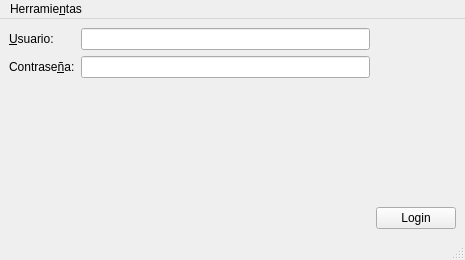
<?xml version="1.0" encoding="UTF-8"?>
<ui version="4.0">
 <class>MainWindow</class>
 <widget class="QMainWindow" name="MainWindow">
  <property name="geometry">
   <rect>
    <x>0</x>
    <y>0</y>
    <width>465</width>
    <height>260</height>
   </rect>
  </property>
  <property name="minimumSize">
   <size>
    <width>0</width>
    <height>0</height>
   </size>
  </property>
  <property name="windowTitle">
   <string>Login</string>
  </property>
  <widget class="QWidget" name="centralwidget">
   <layout class="QGridLayout" name="gridLayout">
    <item row="0" column="1">
     <layout class="QFormLayout" name="formLayout">
      <item row="4" column="1">
       <widget class="QLineEdit" name="lEditContrasena">
        <property name="toolTip">
         <string>&lt;html&gt;&lt;head/&gt;&lt;body&gt;&lt;p&gt;Contraseña de usuario del sistema&lt;/p&gt;&lt;/body&gt;&lt;/html&gt;</string>
        </property>
        <property name="whatsThis">
         <string>Se ingresa el nombre de usuario del sistema. Para tener uno, por favor, contacta con el administrador.</string>
        </property>
        <property name="inputMethodHints">
         <set>Qt::ImhHiddenText|Qt::ImhNoPredictiveText</set>
        </property>
        <property name="maxLength">
         <number>45</number>
        </property>
       </widget>
      </item>
      <item row="4" column="0">
       <widget class="QLabel" name="label_2">
        <property name="toolTip">
         <string>Contraseña del usuario</string>
        </property>
        <property name="text">
         <string>Contrase&amp;ña:</string>
        </property>
        <property name="buddy">
         <cstring>lEditContrasena</cstring>
        </property>
       </widget>
      </item>
      <item row="2" column="1">
       <widget class="QLineEdit" name="lEditUsuario">
        <property name="minimumSize">
         <size>
          <width>50</width>
          <height>0</height>
         </size>
        </property>
        <property name="toolTip">
         <string>&lt;html&gt;&lt;head/&gt;&lt;body&gt;&lt;p&gt;Nombre de usuario del sistema&lt;/p&gt;&lt;/body&gt;&lt;/html&gt;</string>
        </property>
        <property name="whatsThis">
         <string>Se ingresa el nombre de usuario del sistema. Para tener uno, por favor, contacta con el administrador.</string>
        </property>
        <property name="maxLength">
         <number>45</number>
        </property>
       </widget>
      </item>
      <item row="2" column="0">
       <widget class="QLabel" name="label">
        <property name="toolTip">
         <string>Nombre de usuario.</string>
        </property>
        <property name="text">
         <string>&amp;Usuario: </string>
        </property>
        <property name="buddy">
         <cstring>lEditUsuario</cstring>
        </property>
       </widget>
      </item>
     </layout>
    </item>
    <item row="1" column="2">
     <widget class="QPushButton" name="bLogin">
      <property name="toolTip">
       <string>&lt;html&gt;&lt;head/&gt;&lt;body&gt;&lt;p&gt;Acceder al sistema&lt;/p&gt;&lt;/body&gt;&lt;/html&gt;</string>
      </property>
      <property name="text">
       <string>Login</string>
      </property>
      <property name="icon">
       <iconset>
        <normaloff>plasma-next-icons/Breeze/actions/toolbar/document-encrypted.svg</normaloff>plasma-next-icons/Breeze/actions/toolbar/document-encrypted.svg</iconset>
      </property>
     </widget>
    </item>
   </layout>
  </widget>
  <widget class="QMenuBar" name="menubar">
   <property name="geometry">
    <rect>
     <x>0</x>
     <y>0</y>
     <width>465</width>
     <height>29</height>
    </rect>
   </property>
   <widget class="QMenu" name="menuHerramientas">
    <property name="title">
     <string>Herramie&amp;ntas</string>
    </property>
    <addaction name="actionOpciones"/>
   </widget>
   <addaction name="menuHerramientas"/>
  </widget>
  <widget class="QStatusBar" name="statusbar"/>
  <action name="actionOpciones">
   <property name="icon">
    <iconset>
     <normaloff>plasma-next-icons/Breeze/actions/toolbar/configure-shortcuts.svg</normaloff>plasma-next-icons/Breeze/actions/toolbar/configure-shortcuts.svg</iconset>
   </property>
   <property name="text">
    <string>&amp;Opciones</string>
   </property>
  </action>
 </widget>
 <tabstops>
  <tabstop>lEditUsuario</tabstop>
  <tabstop>lEditContrasena</tabstop>
  <tabstop>bLogin</tabstop>
 </tabstops>
 <resources/>
 <connections/>
</ui>
